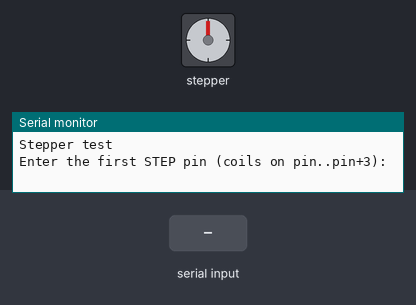
The sketch below on a simulated Arduino Uno, built with avr-gcc and run on an emulated ATmega328P. Shown: stepper motor, the last lines printed to the serial monitor. The test bench sets the inputs (shaded band). Stepper angles assume 2048 steps per turn.

Above: at 1.2 s.
1.3 s: "5\n" received over Serial
At 2.05 s:
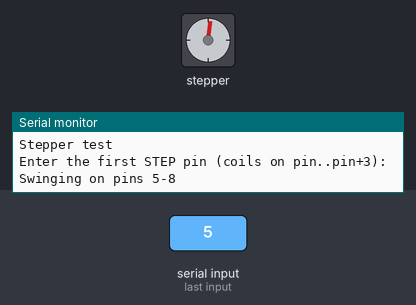
At 2.64 s:
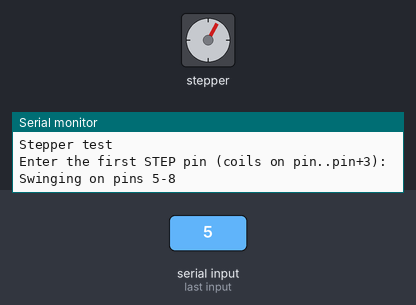
4.3 s: "30,150\n" received over Serial
Timing chart, 0 to 7.9 s (numbered marks = the images above; inputs shaded):
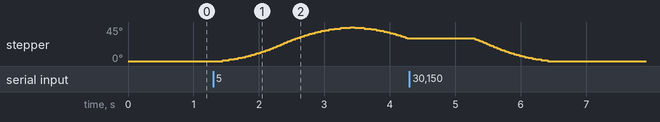

Measured:
- after the input at 1.3 s, stepper: turns 45° clockwise in 2.0 s, then 15° counter-clockwise in 0.80 s

The sketch:

StepperTest.ino
```cpp
// StepperTest.ino: swings a 28BYJ-48 between -45 and +45 degrees.
// Coil pins are consecutive, starting at the Serial-entered pin.

#include <AccelStepper.h>

const float STEPS_PER_REV = 2048.0;
const float SWING_DEG = 45.0;
const long SWING_STEPS = (long)(STEPS_PER_REV * SWING_DEG / 360.0);

const unsigned long BAUD = 115200;

AccelStepper* stepper = nullptr;
int currentPin = -1;

void setup() {
  Serial.begin(BAUD);
  Serial.println();
  Serial.println(F("Stepper test"));
  Serial.println(F("Enter the first STEP pin (coils on pin..pin+3):"));
}

void loop() {
  if (Serial.available()) {
    int pin = Serial.parseInt();
    if (pin >= 2 && pin <= 12) {
      if (stepper) {
        stepper->disableOutputs();
        delete stepper;
      }
      currentPin = pin;
      // FULL4WIRE pin order (p, p+2, p+1, p+3) suits 28BYJ-48 coils
      stepper = new AccelStepper(AccelStepper::FULL4WIRE, pin, pin + 2, pin + 1, pin + 3);
      stepper->setMaxSpeed(400.0);
      stepper->setAcceleration(200.0);
      Serial.print(F("Swinging on pins "));
      Serial.print(pin); Serial.print('-'); Serial.println(pin + 3);
      stepper->move(SWING_STEPS);
    } else {
      Serial.println(F("Invalid pin (use 2-12)."));
    }
    while (Serial.available()) Serial.read();
  }

  if (stepper) {
    if (stepper->distanceToGo() == 0) {
      stepper->move(-stepper->currentPosition());
    }
    stepper->run();
  }
}
```
